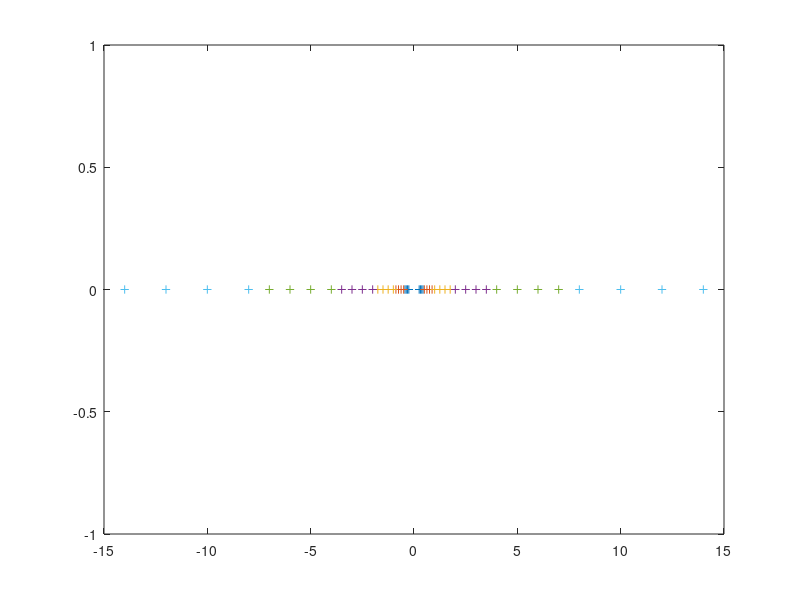

This figure's MATLAB source:
x = [];

% Generate all positive numbers of the system (2,3,-2,3)
[j,i] = meshgrid(-2:3,1:0.25:1.75);
x = [x i.*2.^j];
x =[x; -x]; % Add all negative numbers and 0
x = sort(x); % Sort
y = zeros(1,length(x));
plot(x,y,'+')

